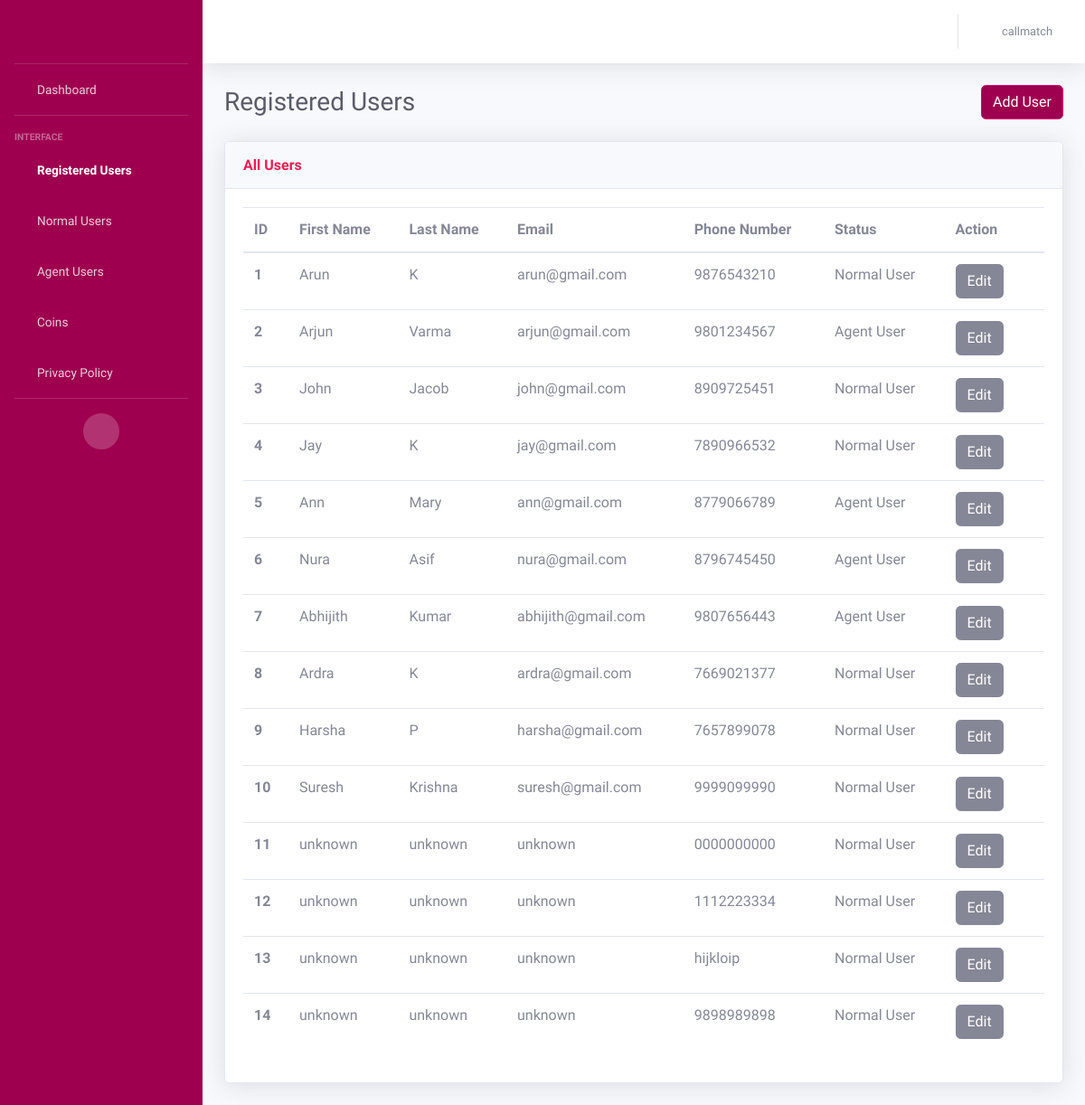
The page /users (signed in) on the database as committed earlier.
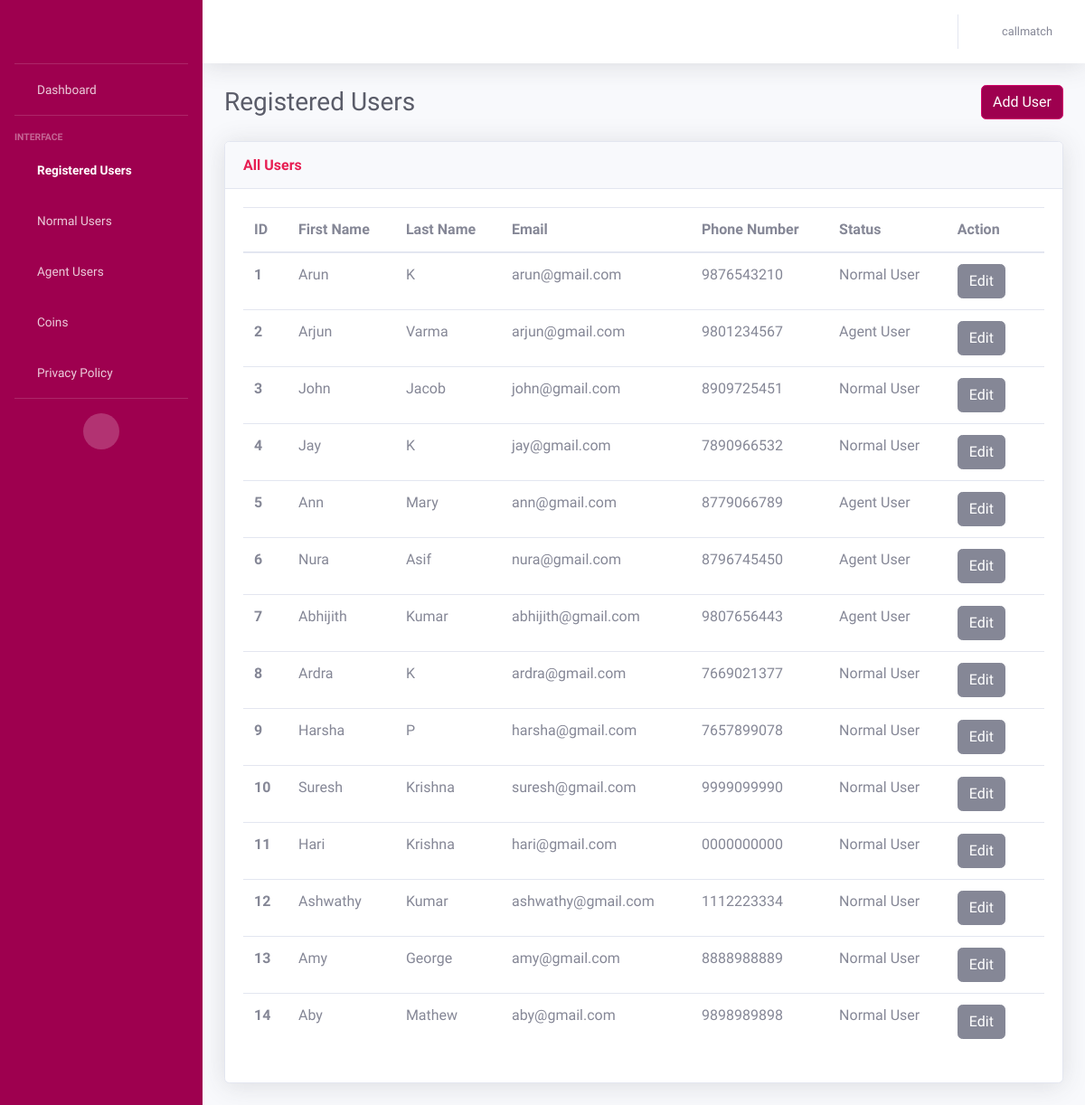
The same page on the database as committed later.
### AdminApp/models.py (models this page shows, shortened)
class CustomerModel(models.Model):
    NORMAL_USER = 'Normal User'
    AGENT_USER = 'Agent User'
    USER_STATUS_CHOICES = [
        (NORMAL_USER, 'Normal User'),
        (AGENT_USER, 'Agent User'),
    ]
    BOTH = 'Both'
    MALAYALAM = 'Malayalam'
    TAMIL = 'Tamil'
    LANGUAGE_CHOICES = [
        (BOTH, 'Both'),
        (MALAYALAM, 'Malayalam'),
        (TAMIL, 'Tamil'),
    ]
    MALE = 'Male'
    FEMALE = 'Female'
    GENDER_CHOICES = [
        (MALE, 'Male'),
        (FEMALE, 'Female')
    ]
    customer_id = models.AutoField(primary_key=True)
    customer_first_name = models.CharField(max_length=100, default="unknown")
    customer_last_name = models.CharField(max_length=100, default="unknown")
    customer_email = models.EmailField(default="unknown")
    customer_contact = models.CharField(max_length=50)
    gender = models.CharField(
        max_length=20,
        choices=GENDER_CHOICES,
        null=True
    )
    status = models.CharField(
        max_length=20,
        choices=USER_STATUS_CHOICES,
        default=NORMAL_USER,
    )
    is_online = models.BooleanField(default=False)
    languages = models.CharField(
        max_length=20,
        choices=LANGUAGE_CHOICES,
        default=BOTH,
    )
    is_existing = models.BooleanField(default=False)
    adhaar_no = models.CharField(max_length=50, default="unknown")
    rating = models.IntegerField()
    terms_conditions = models.BooleanField(default=False)
    customer_password = models.CharField(max_length=100)
    @property
    def rating(self):
        from .models import RatingModel
        rating = RatingModel.objects.filter(agent=self).aggregate(Avg('ratings')).get('ratings__avg')
        return rating if rating is not None else 0

### AdminApp/views.py (the view, shortened to what this page needs)
# urls.py: path('users', views.registered_users, name='users'),
def registered_users(request):
    username = request.session.get('user', None)
    if username is None:
        return redirect('/login')
    else:
        users = CustomerModel.objects.all()
    return render(request, 'registered_users.html', {'users': users, 'username': username})

### templates/registered_users.html (shortened to what this page needs)
<!DOCTYPE html>
<html lang="en">
<head>
    {% load static %}
    <link href="{% static 'vendor/fontawesome-free/css/all.min.css' %}" rel="stylesheet" type="text/css">
    <link href="{% static 'css/sb-admin-2.min.css' %}" rel="stylesheet">
</head>
<body id="page-top">
    <div id="wrapper">
        <ul class="navbar-nav bg-gradient-primary sidebar sidebar-dark accordion" id="accordionSidebar">
            <a class="sidebar-brand d-flex align-items-center justify-content-center" href="{% url 'home' %}">
                <div class="logo" style="background-image: url({% static 'img/call-match.png' %});"></div>
            </a>
            <hr class="sidebar-divider my-0">
            <li class="nav-item ">
                <a class="nav-link" href="{% url 'home' %}">
                    <i class="fas fa-fw fa-tachometer-alt"></i>
                    <span>Dashboard</span></a>
            </li>
            <hr class="sidebar-divider">
            <div class="sidebar-heading">
                Interface
            </div>
            <li class="nav-item active">
                <a class="nav-link" href="{% url 'users' %}">
                    <i class="fas fa-fw fa-table"></i>
                    <span>Registered Users</span></a>
            </li>
            <li class="nav-item">
                <a class="nav-link collapsed" href="#" data-toggle="collapse" data-target="#collapseUtilities"
                    aria-expanded="true" aria-controls="collapseUtilities">
                    <i class="fas fa-fw fa-users"></i>
                    <span>Normal Users</span>
                </a>
            </li>
            <li class="nav-item">
                <a class="nav-link collapsed" href="#" data-toggle="collapse" data-target="#collapseUtilities1"
                    aria-expanded="true" aria-controls="collapseUtilities1">
                    <i class="fas fa-fw fa-users"></i>
                    <span>Agent Users</span>
                </a>
            </li>
            <li class="nav-item">
                <a class="nav-link collapsed" href="#" data-toggle="collapse" data-target="#collapseUtilities2"
                    aria-expanded="true" aria-controls="collapseUtilities1">
                    <i class="fas fa-fw fa-coins"></i>
                    <span>Coins</span>
                </a>
            </li>
            <li class="nav-item">
                <a class="nav-link collapsed" href="{% url 'privacy-policy' %}"
                    aria-expanded="true" aria-controls="collapseUtilities1">
                    <i class="fas fa-fw fa-fingerprint"></i>
                    <span>Privacy Policy</span>
                </a>
            </li>
            <hr class="sidebar-divider">
            <div class="text-center d-none d-md-inline">
                <button class="rounded-circle border-0" id="sidebarToggle"></button>
            </div>
        </ul>
        <div id="content-wrapper" class="d-flex flex-column">
            <div id="content">
                <nav class="navbar navbar-expand navbar-light bg-white topbar mb-4 static-top shadow">
                    <ul class="navbar-nav ml-auto">
                        <li class="nav-item dropdown no-arrow">
                            <a class="nav-link dropdown-toggle" href="#" id="userDropdown" role="button"
                                data-toggle="dropdown" aria-haspopup="true" aria-expanded="false">
                                <i class="fas fa-fw fa-user"></i>
                                <span class="mr-2 d-none d-lg-inline text-gray-600 small">{{username}}</span>
                            </a>
                        </li>
                    </ul>
                </nav>
                <div class="container-fluid">
                    <div class="d-sm-flex align-items-center justify-content-between mb-4">
                        <h1 class="h3 mb-0 text-gray-800">Registered Users</h1>
                        <div>
                            <a href="{%url 'add_user' %}" class="btn btn-primary">Add User</a>
                        </div>
                    </div>
                    <div class="row">
                        <div class="col">
                            <div class="card shadow mb-4">
                                <div
                                    class="card-header py-3 d-flex flex-row align-items-center justify-content-between">
                                    <h6 class="m-0 font-weight-bold text-primary">All Users</h6>
                                </div>
                                <div class="card-body">
                                    <div class="table-responsive">
                                        <table class="table table-hover all-users">
                                          <thead>
                                            <tr>
                                              <th scope="col">ID</th>
                                              <th scope="col">First Name</th>
                                              <th scope="col">Last Name</th>
                                              <th scope="col">Email</th>
                                              <th scope="col">Phone Number</th>
                                              <th scope="col">Status</th>
                                              <th scope="col">Action</th>
                                            </tr>
                                          </thead>
                                          <tbody>
                                          {% for user in users %}
                                            <tr>
                                               <th scope="row">{{ forloop.counter }}</th>
                                              <td>{{user.customer_first_name}}</td>
                                              <td>{{user.customer_last_name}}</td>
                                              <td>{{user.customer_email}}</td>
                                              <td>{{user.customer_contact}}</td>
                                              <td>
                                                <span id="status_text_{{ user.customer_id }}">{{ user.status }}</span>
                                              </td>
                                              <td>
                                                <button id="edit_button_{{ user.customer_id }}" class="btn btn-secondary" onclick="editStatus('{{ user.customer_id }}')">Edit</button>
                                                <form id="delete_form_{{ user.customer_id }}" method="POST" action="{% url 'delete_user' %}" style="display: inline;">
                                                    <i class="fas fa-trash" onclick="document.getElementById('delete_form_{{ user.customer_id }}').submit();" style="cursor: pointer;"></i>
                                                </form>
                                              </td>
                                            </tr>
                                          {% endfor %}
                                          </tbody>
                                        </table>
                                    </div>
                                </div>
                            </div>
                        </div>
                    </div>
                </div>
            </div>
        </div>
    </div>
</body>
</html>

### templates/registered_users.html (style rules this page uses)
.logo { height:2rem; width:8rem; background-position: center; background-size: cover; background-repeat: no-repeat; }

Rows that differ between the two databases and show on the page:
changed CustomerModel: customer_first_name "unknown" → "Hari"; customer_last_name "unknown" → "Krishna"; customer_email "unknown" → "hari@gmail.com"
changed CustomerModel: customer_first_name "unknown" → "Ashwathy"; customer_last_name "unknown" → "Kumar"; customer_email "unknown" → "ashwathy@gmail.com"
changed CustomerModel: customer_first_name "unknown" → "Amy"; customer_last_name "unknown" → "George"; customer_email "unknown" → "amy@gmail.com"; customer_contact "hijkloip" → "8888988889"
changed CustomerModel: customer_first_name "unknown" → "Aby"; customer_last_name "unknown" → "Mathew"; customer_email "unknown" → "aby@gmail.com"
